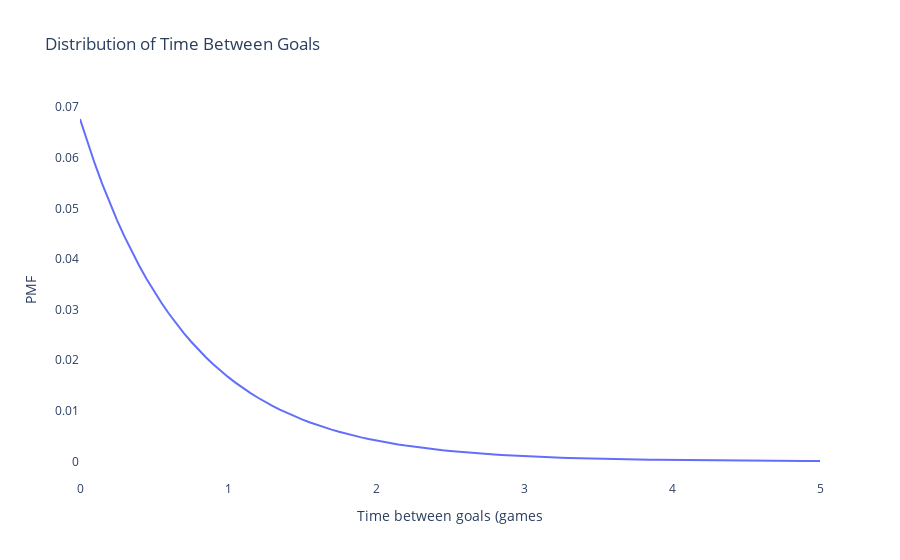

The notebook cell this image was saved under:
### Code cell
fig = go.Figure()

fig.add_trace(
    go.Line(
        x=pmf_time.index,
        y=pmf_time['probs'],
        name='France Posterior'
    )
)


fig.update_layout(
    plot_bgcolor='rgba(0,0,0,0)',
    xaxis_title='Time between goals (games',
    yaxis_title='PMF',
    title='Distribution of Time Between Goals'
)
